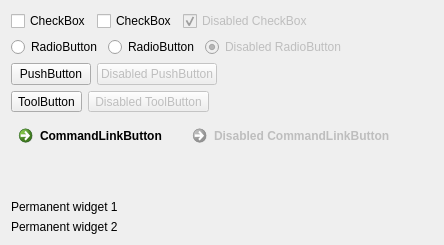
        <widget class="QWidget" name="tab_6">
         <attribute name="title">
          <string notr="true">Buttons</string>
         </attribute>
         <layout class="QVBoxLayout" name="verticalLayout_7">
          <item>
           <layout class="QHBoxLayout" name="horizontalLayout_2">
            <item>
             <widget class="QCheckBox" name="checkBox">
              <property name="text">
               <string notr="true">CheckBox</string>
              </property>
             </widget>
            </item>
            <item>
             <widget class="QCheckBox" name="checkBox_3">
              <property name="text">
               <string notr="true">CheckBox</string>
              </property>
             </widget>
            </item>
            <item>
             <widget class="QCheckBox" name="checkBox_2">
              <property name="enabled">
               <bool>false</bool>
              </property>
              <property name="text">
               <string notr="true">Disabled CheckBox</string>
              </property>
              <property name="checked">
               <bool>true</bool>
              </property>
             </widget>
            </item>
            <item>
             <spacer name="horizontalSpacer_5">
              <property name="orientation">
               <enum>Qt::Horizontal</enum>
              </property>
              <property name="sizeHint" stdset="0">
               <size>
                <width>40</width>
                <height>20</height>
               </size>
              </property>
             </spacer>
            </item>
           </layout>
          </item>
          <item>
           <layout class="QHBoxLayout" name="horizontalLayout">
            <item>
             <widget class="QRadioButton" name="radioButton_2">
              <property name="text">
               <string notr="true">RadioButton</string>
              </property>
             </widget>
            </item>
            <item>
             <widget class="QRadioButton" name="radioButton_3">
              <property name="text">
               <string notr="true">RadioButton</string>
              </property>
             </widget>
            </item>
            <item>
             <widget class="QRadioButton" name="radioButton">
              <property name="enabled">
               <bool>false</bool>
              </property>
              <property name="text">
               <string notr="true">Disabled RadioButton</string>
              </property>
              <property name="checked">
               <bool>true</bool>
              </property>
             </widget>
            </item>
            <item>
             <spacer name="horizontalSpacer_4">
              <property name="orientation">
               <enum>Qt::Horizontal</enum>
              </property>
              <property name="sizeHint" stdset="0">
               <size>
                <width>40</width>
                <height>20</height>
               </size>
              </property>
             </spacer>
            </item>
           </layout>
          </item>
          <item>
           <layout class="QHBoxLayout" name="horizontalLayout_3">
            <item>
             <widget class="QPushButton" name="pushButton">
              <property name="text">
               <string notr="true">PushButton</string>
              </property>
             </widget>
            </item>
            <item>
             <widget class="QPushButton" name="pushButton_2">
              <property name="enabled">
               <bool>false</bool>
              </property>
              <property name="text">
               <string notr="true">Disabled PushButton</string>
              </property>
             </widget>
            </item>
            <item>
             <spacer name="horizontalSpacer_3">
              <property name="orientation">
               <enum>Qt::Horizontal</enum>
              </property>
              <property name="sizeHint" stdset="0">
               <size>
                <width>40</width>
                <height>20</height>
               </size>
              </property>
             </spacer>
            </item>
           </layout>
          </item>
          <item>
           <layout class="QHBoxLayout" name="horizontalLayout_4">
            <item>
             <widget class="QToolButton" name="toolButton">
              <property name="text">
               <string notr="true">ToolButton</string>
              </property>
             </widget>
            </item>
            <item>
             <widget class="QToolButton" name="toolButton_2">
              <property name="enabled">
               <bool>false</bool>
              </property>
              <property name="text">
               <string notr="true">Disabled ToolButton</string>
              </property>
             </widget>
            </item>
            <item>
             <spacer name="horizontalSpacer_2">
              <property name="orientation">
               <enum>Qt::Horizontal</enum>
              </property>
              <property name="sizeHint" stdset="0">
               <size>
                <width>40</width>
                <height>20</height>
               </size>
              </property>
             </spacer>
            </item>
           </layout>
          </item>
          <item>
           <layout class="QHBoxLayout" name="horizontalLayout_5">
            <item>
             <widget class="QCommandLinkButton" name="commandLinkButton_2">
              <property name="text">
               <string notr="true">CommandLinkButton</string>
              </property>
             </widget>
            </item>
            <item>
             <widget class="QCommandLinkButton" name="commandLinkButton">
              <property name="enabled">
               <bool>false</bool>
              </property>
              <property name="text">
               <string notr="true">Disabled CommandLinkButton</string>
              </property>
             </widget>
            </item>
            <item>
             <spacer name="horizontalSpacer">
              <property name="orientation">
               <enum>Qt::Horizontal</enum>
              </property>
              <property name="sizeHint" stdset="0">
               <size>
                <width>40</width>
                <height>20</height>
               </size>
              </property>
             </spacer>
            </item>
           </layout>
          </item>
          <item>
           <spacer name="verticalSpacer">
            <property name="orientation">
             <enum>Qt::Vertical</enum>
            </property>
            <property name="sizeHint" stdset="0">
             <size>
              <width>20</width>
              <height>40</height>
             </size>
            </property>
           </spacer>
          </item>
          <item>
           <widget class="QLabel" name="lblPermWidget1">
            <property name="text">
             <string notr="true">Permanent widget 1</string>
            </property>
           </widget>
          </item>
          <item>
           <widget class="QLabel" name="lblPermWidget2">
            <property name="text">
             <string notr="true">Permanent widget 2</string>
            </property>
           </widget>
          </item>
         </layout>
        </widget>
